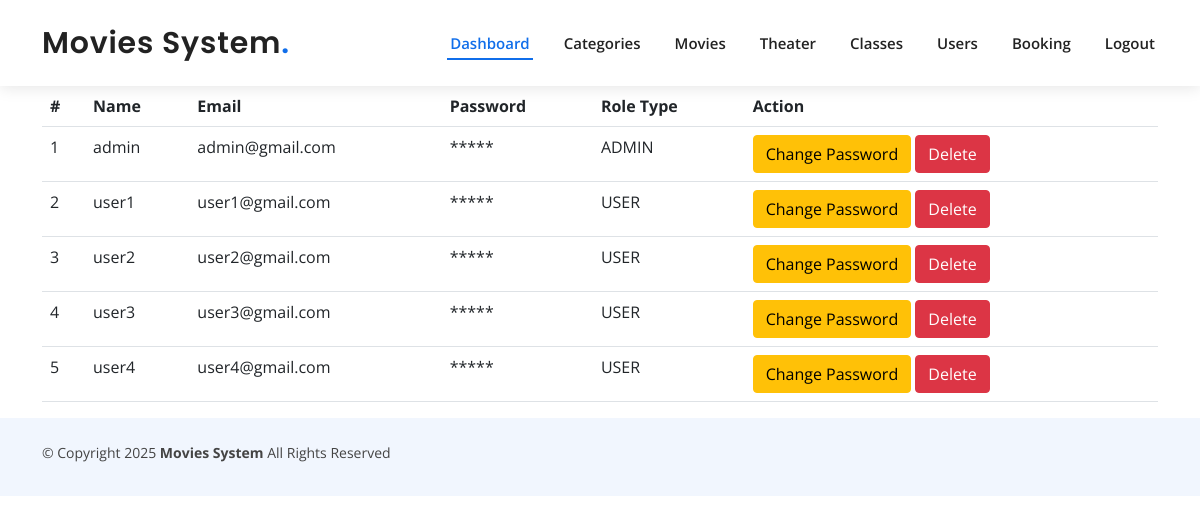
The app's page /admin/viewallusers.php (signed in) with its own data.
### tables this page shows
CREATE TABLE IF NOT EXISTS `users` (
  `userid` int NOT NULL AUTO_INCREMENT,
  `name` varchar(50) NOT NULL,
  `email` varchar(50) NOT NULL,
  `password` varchar(255) NOT NULL,
  `roteype` int NOT NULL,
  `remember_token` varchar(191) DEFAULT NULL,
  PRIMARY KEY (`userid`)
);

### admin/viewallusers.php (the view, shortened to what this page needs)
<?php
include('connect.php');
?>
<!DOCTYPE html>
<html lang="en">
<head>
</head>
<body>
  <?php include('header.php'); ?>
  <div class="container">
    <div class="row">
      <div class="col-lg-12">
        <table class="table">
          <tr>
            <th>#</th>
            <th>Name</th>
            <th>Email</th>
            <th>Password</th>
            <th>Role Type</th>
            <th>Action</th>
          </tr>
          <?php
          $sql = "SELECT * FROM `users`";
          $stmt = $con->prepare($sql);
          $stmt->execute();
          $res = $stmt->get_result();
          if ($res->num_rows > 0) {
            while ($data = $res->fetch_assoc()) {
          ?>
              <tr>
                <td><?= htmlspecialchars($data['userid']) ?></td>
                <td><?= htmlspecialchars($data['name']) ?></td>
                <td><?= htmlspecialchars($data['email']) ?> </td>
                <td>***** </td>
                <td>
                  <?php
                  echo ($data['roteype'] == 1) ? "ADMIN" : "USER";
                  ?>
                </td>
                <td>
                  <a href="change_password.php?userid=<?= htmlspecialchars($data['userid']) ?>" class="btn btn-warning"> Change Password </a>
                  <a href="viewallusers.php?userid=<?= htmlspecialchars($data['userid']) ?>" class="btn btn-danger" onclick="return confirm('Are you sure you want to delete this user?')"> Delete </a>
                </td>
              </tr>
          <?php
            }
          } else {
            echo '<tr><td colspan="6">No users found.</td></tr>';
          }
          ?>
        </table>
      </div>
    </div>
  </div>
  <?php include('footer.php'); ?>
</body>
</html>

### assets/css/style.css (style rules this page uses)
body { font-family: "Open Sans", sans-serif; color: #444444; }
a { color: #106eea; text-decoration: none; }

### records on screen
users: userid "1", name "admin", email "admin@gmail.com", roteype "ADMIN"
users: userid "2", name "user1", email "user1@gmail.com", roteype "USER"
users: userid "3", name "user2", email "user2@gmail.com", roteype "USER"
users: userid "4", name "user3", email "user3@gmail.com", roteype "USER"
users: userid "5", name "user4", email "user4@gmail.com", roteype "USER"
